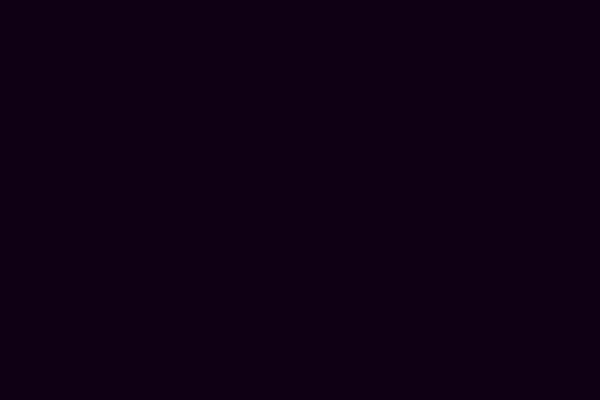
Frame 1 (no input)
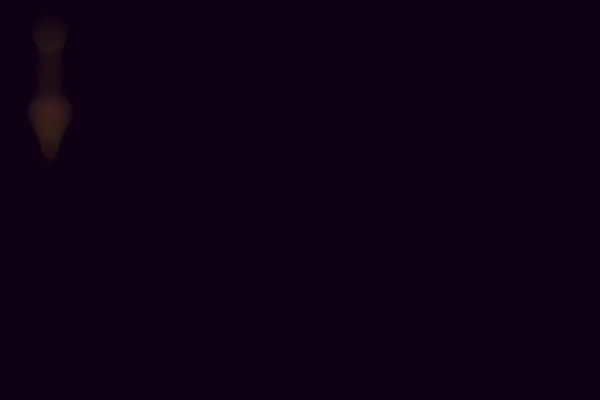
Frame 60 (the mouse pressed at the canvas centre just before this capture)
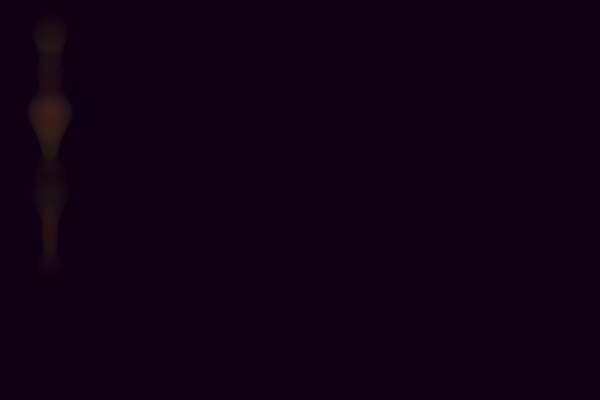
Frame 120 (the mouse held since frame 60 and released just before this capture)

The Processing sketch that drew these frames (run headless with seeded random() and noise(); from frame 60 on, the mouse is pressed at the canvas centre):

// Processing sketch: processing_44334
// ── processing_44334.pde

//  R.A. Robertson 2009.04 - 2011.10 "Perlin Drip" ~ www.rariora.org ~
float x, xoff = 0.0;
float y, yoff = 0.0;
float s, t;
boolean toggleLoop = true;

void setup() {
  size(600, 400);
  background(15, 0, 20);
  smooth();
  x = 50;
  y = 30;
  s = 0;
  t = 0;
}

void draw() {
  fill(t*3, t*2, s, s * 0.25);
  noStroke();
  ellipse (x, y, s, t);
  s = noise(xoff)*60;
  xoff += 0.05;
  y = y + 2;
  t = noise(yoff)*60;
  yoff += 0.04;
  if (y >= height) {
    y = 30;
    x = x + 50;
  }
  if (x >= width) {
    x = random(120);
  }
}

void mousePressed() {
  if (mouseButton == LEFT) {
    if (toggleLoop) { 
      noLoop(); 
      toggleLoop = false;
    }
    else { 
      loop(); 
      toggleLoop = true;
    }
  }
 if (mouseButton == RIGHT) {
 setup();
 } 
}
                
